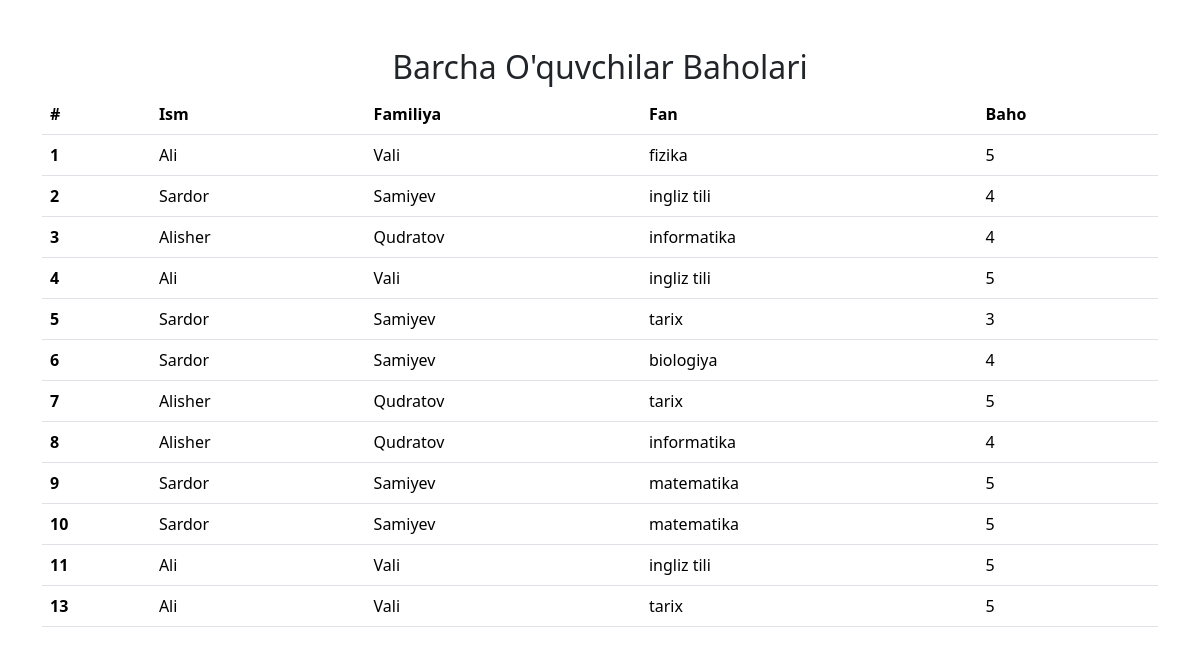
The page / on the database its author committed.
### baholar/models.py (models this page shows, shortened)
class Grade(models.Model):
    student=models.ForeignKey(Student,on_delete=models.CASCADE,related_name="grades")
    subject=models.ForeignKey(Subject,on_delete=models.CASCADE)
    grade=models.IntegerField(validators=[MinValueValidator(0), MaxValueValidator(5)])
    created_at=models.DateTimeField(auto_now_add=True)

class Student(models.Model):
    first_name=models.CharField(max_length=100,null=False,blank=False)
    last_name=models.CharField(max_length=100,null=False,blank=False)
    birth_date=models.DateTimeField(auto_now=True,null=True,blank=True)

class Subject(models.Model):
    name=models.CharField(max_length=100,null=False,blank=False)

### baholar/views.py (the view)
# urls.py: path('',home_page,name='bosh_sahifa'),
def home_page(request):
    students=Grade.objects.all()
    context={
        "students":students
    }
    return render(request,"home.html",context)

### templates/home.html (shortened to what this page needs)
<!doctype html>
<html lang="en">
  <head>
    <link href="https://cdn.jsdelivr.net/npm/bootstrap@5.3.3/dist/css/bootstrap.min.css" rel="stylesheet">
  </head>
  <body>
        <div class="container">
            <div class="row">
                <div class="mt-4">
                    <h2 class ="text-center">Barcha O'quvchilar Baholari</h2>
                    <table class="table">
                          <thead>
                            <tr>
                              <th scope="col">#</th>
                              <th scope="col">Ism</th>
                              <th scope="col">Familiya</th>
                              <th scope="col">Fan</th>
                              <th scope="col">Baho</th>
                            </tr>
                          </thead>
                          <tbody>
                            {% for student in students %}
                            <tr>
                              <th scope="row">{{ student.id }}</th>
                              <td>{{ student.student.first_name}}</td>
                              <td>{{ student.student.last_name}}</td>
                              <td>{{ student.subject.name}}</td>
                              <td>{{ student.grade}}</td>
                            </tr>
                            {% endfor %}
                          </tbody>
                    </table>
                </div>
            </div>
        </div>
  </body>
</html>

### rows shown on the page
Grade: id "1", student.first_name "Ali", student.last_name "Vali", subject.name "fizika", grade "5"
Grade: id "2", student.first_name "Sardor", student.last_name "Samiyev", subject.name "ingliz tili", grade "4"
Grade: id "3", student.first_name "Alisher", student.last_name "Qudratov", subject.name "informatika", grade "4"
Grade: id "4", student.first_name "Ali", student.last_name "Vali", subject.name "ingliz tili", grade "5"
Grade: id "5", student.first_name "Sardor", student.last_name "Samiyev", subject.name "tarix", grade "3"
Grade: id "6", student.first_name "Sardor", student.last_name "Samiyev", subject.name "biologiya", grade "4"
Grade: id "7", student.first_name "Alisher", student.last_name "Qudratov", subject.name "tarix", grade "5"
Grade: id "8", student.first_name "Alisher", student.last_name "Qudratov", subject.name "informatika", grade "4"
Grade: id "9", student.first_name "Sardor", student.last_name "Samiyev", subject.name "matematika", grade "5"
Grade: id "10", student.first_name "Sardor", student.last_name "Samiyev", subject.name "matematika", grade "5"
Grade: id "11", student.first_name "Ali", student.last_name "Vali", subject.name "ingliz tili", grade "5"
Grade: id "13", student.first_name "Ali", student.last_name "Vali", subject.name "tarix", grade "5"
